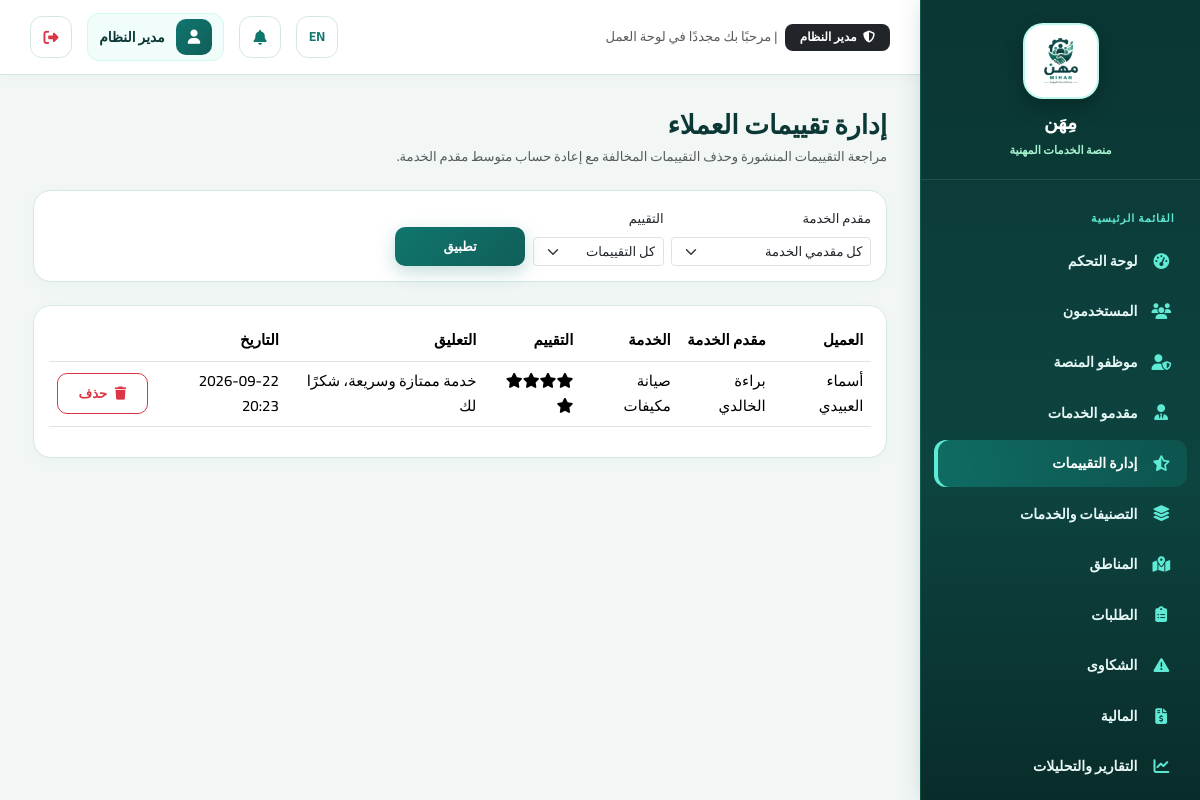
/admin/reviews (signed in), run on the app's committed database.
### tables this page shows
CREATE TABLE `users` (
  `id` int(11) NOT NULL,
  `name` varchar(150) NOT NULL,
  `email` varchar(150) NOT NULL,
  `phone` varchar(20) DEFAULT NULL,
  `password_hash` varchar(255) NOT NULL,
  `role` enum('customer','provider','employee','admin') NOT NULL DEFAULT 'customer',
  `profile_photo` varchar(255) DEFAULT NULL,
  `is_active` tinyint(1) NOT NULL DEFAULT 1,
  `is_verified_email` tinyint(1) NOT NULL DEFAULT 0,
  `created_at` datetime DEFAULT current_timestamp(),
  `updated_at` datetime DEFAULT current_timestamp() ON UPDATE current_timestamp()
);

CREATE TABLE `reviews` (
  `id` int(11) NOT NULL,
  `request_id` int(11) NOT NULL,
  `customer_id` int(11) NOT NULL,
  `provider_id` int(11) NOT NULL,
  `rating` tinyint(4) NOT NULL CHECK (`rating` between 1 and 5),
  `comment` text DEFAULT NULL,
  `provider_reply` text DEFAULT NULL,
  `created_at` datetime DEFAULT current_timestamp()
);

CREATE TABLE `services` (
  `id` int(11) NOT NULL,
  `category_id` int(11) NOT NULL,
  `name_ar` varchar(150) NOT NULL,
  `name_en` varchar(150) DEFAULT NULL,
  `description` text DEFAULT NULL,
  `is_active` tinyint(1) NOT NULL DEFAULT 1
);

### app/core/Controller.php (called while the page is built, shortened)
<?php
abstract class Controller
{
    protected function view(string $view, array $data = [], string $layout = 'main')
    {
        extract($data);
        $viewFile = __DIR__ . "/../views/{$view}.php";
        require $viewFile;
        $layoutFile = __DIR__ . "/../views/layouts/{$layout}.php";
        require $layoutFile;
    }
    protected function input(string $key, $default = null)
    {
        $value = $_POST[$key] ?? $_GET[$key] ?? $default;
        return is_string($value) ? trim($value) : $value;
    }
}

### app/controllers/AdminController.php (called while the page is built, shortened)
<?php
require_once __DIR__ . '/../core/Controller.php';
require_once __DIR__ . '/../models/Review.php';
require_once __DIR__ . '/../models/SystemSetting.php';
class AdminController extends Controller
{
    public function reviews()
    {
        $filters=['rating'=>$this->input('rating'),'provider_id'=>$this->input('provider_id')];
        $reviews=(new Review())->allForAdmin($filters);
        $providers=(new ProviderProfile())->search([]);
        $this->view('admin/reviews', ['title'=>'إدارة تقييمات العملاء','reviews'=>$reviews,'providers'=>$providers,'filters'=>$filters], 'dashboard');
    }
}

### app/core/App.php (called while the page is built, shortened)
<?php
class App
{
    public static function run(): void
    {
        try {
            $timezone = function_exists('setting') ? (string)setting('timezone', 'Asia/Aden') : 'Asia/Aden';
            $adminSession = (class_exists('Auth') && Auth::check() && Auth::role() === 'admin');
            $router = require __DIR__ . '/../../routes/web.php';
            $router->dispatch($_SERVER['REQUEST_METHOD'], $_SERVER['REQUEST_URI']);
        } catch (Throwable $e) {
            self::handleException($e);
        }
    }
}

### index.php (called while the page is built, shortened)
<?php
require_once __DIR__ . '/config/config.php';
require_once __DIR__ . '/app/core/Database.php';
require_once __DIR__ . '/app/core/Session.php';
require_once __DIR__ . '/app/core/Model.php';
require_once __DIR__ . '/app/core/Controller.php';
require_once __DIR__ . '/app/core/Auth.php';
require_once __DIR__ . '/app/core/Router.php';
require_once __DIR__ . '/app/core/App.php';
require_once __DIR__ . '/app/helpers/helpers.php';
App::run();

### app/core/Database.php (called while the page is built, shortened)
<?php
class Database
{
    private static ?PDO $instance = null;
    public static function getInstance(): PDO
    {
        if (self::$instance === null) {
            $cfg = require __DIR__ . '/../../config/database.php';
            $port = !empty($cfg['port']) ? ";port={$cfg['port']}" : '';
            $dsn = "mysql:host={$cfg['host']}{$port};dbname={$cfg['dbname']};charset={$cfg['charset']}";
            try {
                self::$instance = new PDO($dsn, $cfg['user'], $cfg['pass'], [
                    PDO::ATTR_ERRMODE            => PDO::ERRMODE_EXCEPTION,
                    PDO::ATTR_DEFAULT_FETCH_MODE => PDO::FETCH_ASSOC,
                    PDO::ATTR_EMULATE_PREPARES   => false,
                ]);
            } catch (PDOException $e) {
                error_log('DB Connection Error: ' . $e->getMessage());
                throw new RuntimeException('Database connection failed: ' . $e->getMessage(), (int)$e->getCode(), $e);
            }
        }
        return self::$instance;
    }
}

### app/models/Review.php (called while the page is built, shortened)
<?php
require_once __DIR__ . '/../core/Model.php';
class Review extends Model
{
    public function allForAdmin(array $filters = []): array
    {
        $where=['1=1']; $params=[];
        return $this->query(
            "SELECT r.*, cu.name customer_name, pu.name provider_name, sr.request_number, s.name_ar service_name_ar, s.name_en service_name_en
             FROM reviews r
             JOIN users cu ON cu.id=r.customer_id
             JOIN provider_profiles pp ON pp.id=r.provider_id
             JOIN users pu ON pu.id=pp.user_id
             JOIN service_requests sr ON sr.id=r.request_id
             JOIN services s ON s.id=sr.service_id
             WHERE ".implode(' AND ',$where)." ORDER BY r.created_at DESC", $params
        );
    }
}

### app/core/Model.php (called while the page is built, shortened)
<?php
abstract class Model
{
    protected PDO $db;
    protected string $table = '';
    protected string $primaryKey = 'id';
    public function __construct()
    {
        $this->db = Database::getInstance();
    }
    public function find($id)
    {
        $stmt = $this->db->prepare("SELECT * FROM {$this->table} WHERE {$this->primaryKey} = :id LIMIT 1");
        $stmt->execute(['id' => $id]);
        return $stmt->fetch() ?: null;
    }
    public function all(?string $orderBy = null): array
    {
        $sql = "SELECT * FROM {$this->table}";
        if ($orderBy) $sql .= " ORDER BY $orderBy";
        return $this->db->query($sql)->fetchAll();
    }
    public function query(string $sql, array $params = []): array
    {
        $stmt = $this->db->prepare($sql);
        $stmt->execute($params);
        return $stmt->fetchAll();
    }
}

### app/helpers/helpers.php (called while the page is built, shortened)
<?php
function currentLang(): string
{
    $default = function_exists('setting') ? (string)setting('default_language', 'ar') : 'ar';
    return Session::get('lang', $default);
}
function __(string $key): string
{
    static $translations = null;
    if ($translations === null) {
        $lang = currentLang();
        $file = __DIR__ . "/../../lang/{$lang}.php";
        $translations = file_exists($file) ? require $file : [];
    }
    return $translations[$key] ?? $key;
}
function localized(?string $ar, ?string $en = null): string
{
    return $ar ?? '';
}
function langUrl(string $lang): string
{
    $path = parse_url($_SERVER['REQUEST_URI'] ?? '/', PHP_URL_PATH) ?: '/';
    $query = $_GET;
    $query['lang'] = $lang;
    return $path . '?' . http_build_query($query);
}
function e(?string $value): string
{
    return htmlspecialchars($value ?? '', ENT_QUOTES, 'UTF-8');
}
function url(string $path = ''): string
{
    return BASE_PATH . '/' . ltrim($path, '/');
}
function formatDate(?string $date): string
{
    return date('Y-m-d H:i', strtotime($date));
}
function setting(string $key, $default = null)
{
    static $cache = null;
    if ($cache === null) {
        $cache = [];
        try {
            require_once __DIR__ . '/../models/SystemSetting.php';
            $cache = (new SystemSetting())->allKeyed();
        } catch (Throwable $e) {
            $cache = [];
        }
    }
    return array_key_exists($key, $cache) ? $cache[$key] : $default;
}

### config/database.php (called while the page is built)
<?php
return [
    'host'    => DB_HOST,
    'port'    => DB_PORT,
    'dbname'  => DB_NAME,
    'user'    => DB_USER,
    'pass'    => DB_PASS,
    'charset' => DB_CHARSET,
];

### app/models/SystemSetting.php (called while the page is built, shortened)
<?php
require_once __DIR__ . '/../core/Model.php';
class SystemSetting extends Model
{
    public function allKeyed(): array
    {
        $rows = $this->all('`key` ASC');
        $out = [];
        foreach ($rows as $row) $out[$row['key']] = $row['value'];
        return $out;
    }
}

### app/core/Session.php (called while the page is built, shortened)
<?php
class Session
{
    public static function get(string $key, $default = null) { return $_SESSION[$key] ?? $default; }
    public static function has(string $key): bool { return isset($_SESSION[$key]); }
}

### app/core/Auth.php (called while the page is built, shortened)
<?php
class Auth
{
    private static ?array $userCache = null;
    public static function check(): bool
    {
        $u = self::user();
        return ($u !== null && (int)($u['is_active'] ?? 0) === 1);
    }
    public static function role(): ?string
    {
        $u = self::user();
        return $u ? ($u['role'] ?? null) : null;
    }
    public static function name(): ?string
    {
        $u = self::user();
        return $u ? ($u['name'] ?? null) : null;
    }
    public static function user(): ?array
    {
        if (self::$userCache === null) {
            $user = (new User())->find(Session::get('user_id'));
            self::$userCache = $user;
        }
        return self::$userCache;
    }
}

### lang/ar.php (called while the page is built)
<?php
return [
    'app_name' => 'مِهَن',
    'home' => 'الرئيسية',
    'services' => 'الخدمات',
    'providers' => 'مقدمو الخدمات',
    'login' => 'تسجيل الدخول',
    'register' => 'إنشاء حساب',
    'logout' => 'تسجيل الخروج',
    'dashboard' => 'لوحة التحكم',
    'name' => 'الاسم',
    'email' => 'البريد الإلكتروني',
    'password' => 'كلمة المرور',
    'confirm_password' => 'تأكيد كلمة المرور',
    'phone' => 'رقم الهاتف',
    'submit' => 'إرسال',
    'search' => 'بحث',
    'category' => 'التصنيف',
    'location' => 'المنطقة',
    'rating' => 'التقييم',
    'my_requests' => 'طلباتي',
    'new_request' => 'طلب جديد',
    'status' => 'الحالة',
    'notifications' => 'الإشعارات',
    'complaints' => 'الشكاوى',
    'profile' => 'الملف الشخصي',
    'verified' => 'موثّق',
    'welcome' => 'مرحبًا',
    'view_profile' => 'عرض الملف',
    'request_service' => 'طلب الخدمة',
    'reviews' => 'التقييمات',
    'price' => 'السعر',
    'experience_years' => 'سنوات الخبرة',
    'available' => 'متاح',
    'unavailable' => 'غير متاح',
    'admin_panel' => 'لوحة الإدارة',
    'total_users' => 'إجمالي المستخدمين',
    'customers' => 'العملاء',
    'total_requests' => 'إجمالي الطلبات',
    'revenue' => 'الإيرادات',
    'profession' => 'المهنة',
    'completed' => 'مكتمل',
    'not_verified' => 'غير موثّق',
    'unverify' => 'إلغاء التوثيق',
    'verify' => 'توثيق',
    'view' => 'عرض',
    'platform_evaluation' => 'تقييم المنصة',
    'ai_analysis' => 'تحليل AI',
    'users' => 'المستخدمون',
    'categories_services' => 'التصنيفات والخدمات',
    'locations' => 'المناطق',
    'requests' => 'الطلبات',
    'finance' => 'المالية',
    'reports_analytics' => 'التقارير والتحليلات',
    'ai' => 'الذكاء الاصطناعي',
    'settings' => 'الإعدادات',
    'incoming_requests' => 'الطلبات الواردة',
    'professional_profile' => 'الملف المهني',
    'smart_assistant' => 'مساعد مِهَن الذكي',
    'professional_services_platform' => 'منصة الخدمات المهنية',
    'main_menu' => 'القائمة الرئيسية',
    'review_management' => 'إدارة التقييمات',
];

### app/views/admin/reviews.php (the view, shortened to what this page needs)
<div class="d-flex justify-content-between align-items-center mb-4">
  <div><h3 class="mb-1">إدارة تقييمات العملاء</h3><div class="text-muted small">مراجعة التقييمات المنشورة وحذف التقييمات المخالفة مع إعادة حساب متوسط مقدم الخدمة.</div></div>
</div>
<div class="card p-3 mb-4">
<form method="GET" class="row g-2">
  <div class="col-md-3"><label class="form-label small">مقدم الخدمة</label><select name="provider_id" class="form-select form-select-sm"><option value="">كل مقدمي الخدمة</option></select></div>
  <div class="col-md-2"><label class="form-label small">التقييم</label><select name="rating" class="form-select form-select-sm"><option value="">كل التقييمات</option></select></div>
  <div class="col-md-2 d-flex align-items-end"><button class="btn btn-primary btn-sm w-100">تطبيق</button></div>
</form>
</div>
<div class="card p-3"><div class="table-responsive"><table class="table table-hover align-middle"><thead><tr><th>العميل</th><th>مقدم الخدمة</th><th>الخدمة</th><th>التقييم</th><th>التعليق</th><th>التاريخ</th><th></th></tr></thead><tbody>
<?php foreach($reviews as $r): ?><tr>
<td><?= e($r['customer_name']) ?></td><td><?= e($r['provider_name']) ?></td><td><?= e(localized($r['service_name_ar'],$r['service_name_en']??null)) ?></td>
<td><span class="rating-stars"><?php for($i=1;$i<=5;$i++): ?><i class="fa-solid fa-star<?= $i <= (int)$r['rating'] ? '' : ' text-secondary opacity-25' ?>"></i><?php endfor; ?></span></td>
<td style="max-width:360px"><?= e($r['comment'] ?? '') ?><?php if(!empty($r['provider_reply'])): ?><div class="small text-muted mt-1">رد المقدم: <?= e($r['provider_reply']) ?></div><?php endif; ?></td>
<td><?= formatDate($r['created_at']) ?></td>
<td><form method="POST" action="<?= url('/admin/reviews/'.$r['id'].'/delete') ?>" onsubmit="return confirm('هل أنت متأكد من حذف هذا التقييم؟')"><?= csrf_field() ?><button class="btn btn-sm btn-outline-danger"><i class="fa-solid fa-trash"></i> حذف</button></form></td>
</tr><?php endforeach; ?>
</tbody></table></div></div>

### app/core/Router.php (shortened to what this page needs)
<?php
class Router
{
    private array $routes = [];
    private function add(string $method, string $path, string $handler): void
    {
        $this->routes[] = compact('method', 'path', 'handler');
    }
    public function dispatch(string $method, string $uri): void
    {
        $uri = strtok($uri, '?');
        $base = BASE_PATH;
        if ($base !== '' && strpos($uri, $base) === 0) {
            $uri = substr($uri, strlen($base));
        }
        $uri = rtrim($uri, '/');
        foreach ($this->routes as $route) {
            if ($route['method'] !== $method) continue;
            $pattern = preg_replace('#\{[a-zA-Z_]+\}#', '([^/]+)', $route['path']);
            $pattern = '#^' . $pattern . '$#u';
            if (preg_match($pattern, $uri, $matches)) {
                array_shift($matches);
                [$controllerName, $methodName] = explode('@', $route['handler']);
                $controller = new $controllerName();
                call_user_func_array([$controller, $methodName], $matches);
                return;
            }
        }
    }
}

### app/views/partials/topbar.php (shortened to what this page needs)
<?php
$userRole = Auth::role();
$roleBadge = [
    'admin' => ['label' => 'مدير النظام', 'color' => 'bg-dark text-white'],
    'employee' => ['label' => 'موظف المنصة', 'color' => 'bg-primary text-white'],
    'provider' => ['label' => 'مقدم خدمة', 'color' => 'bg-info text-dark'],
    'customer' => ['label' => 'عميل مستفيد', 'color' => 'bg-success text-white'],
][$userRole] ?? ['label' => $userRole, 'color' => 'bg-secondary text-white'];
?>
<header class="dash-topbar">
  <div class="d-none d-md-flex align-items-center gap-2">
    <span class="badge <?= $roleBadge['color'] ?> px-3 py-2 fw-bold" style="font-size: 0.8rem; border-radius: 8px;">
      <i class="fa-solid fa-shield-halved me-1"></i> <?= $roleBadge['label'] ?>
    </span>
    <span class="text-muted small">| مرحبًا بك مجددًا في لوحة العمل</span>
  </div>
  <div class="ms-auto d-flex align-items-center gap-2 gap-md-3">
    <a href="<?= e(langUrl(currentLang() === 'ar' ? 'en' : 'ar')) ?>" class="icon-btn" title="تبديل اللغة">
      <span class="fw-bold small"><?= currentLang() === 'ar' ? 'EN' : 'ع' ?></span>
    </a>
    <a href="<?= url(Auth::role() . '/notifications') ?>" class="icon-btn position-relative" title="الإشعارات والتنبيهات">
      <i class="fa-solid fa-bell"></i>
    </a>
    <div class="dash-user">
      <span class="dash-user-avatar">
        <i class="fa-solid fa-user"></i>
      </span>
      <span class="dash-user-name fw-bold"><?= e(Auth::name()) ?></span>
    </div>
    <form method="POST" action="<?= url('/logout') ?>" class="d-inline">
      <button type="submit" class="icon-btn text-danger" title="<?= e(__('logout')) ?>">
        <i class="fa-solid fa-right-from-bracket"></i>
      </button>
    </form>
  </div>
</header>

### data on the page
users: role "مدير النظام", name "مدير النظام"
reviews: customer.name "أسماء العبيدي", users.name "براءة الخالدي", services.name_ar "صيانة مكيفات", rating 5 (drawn), comment "خدمة ممتازة وسريعة، شكرًا لك", created_at "2026-09-22 20:23"

### other printed values
$link[1] "لوحة التحكم"
$link[1] "المستخدمون"
$link[1] "موظفو المنصة"
$link[1] "مقدمو الخدمات"
$link[1] "إدارة التقييمات"
$link[1] "التصنيفات والخدمات"
$link[1] "المناطق"
$link[1] "الطلبات"
$link[1] "الشكاوى"
$link[1] "المالية"
$link[1] "التقارير والتحليلات"
